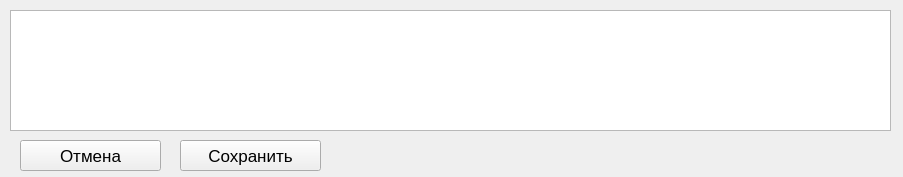
<?xml version="1.0" encoding="UTF-8"?>
<ui version="4.0">
 <class>Form</class>
 <widget class="QWidget" name="Form">
  <property name="geometry">
   <rect>
    <x>0</x>
    <y>0</y>
    <width>903</width>
    <height>177</height>
   </rect>
  </property>
  <property name="windowTitle">
   <string>Редактор</string>
  </property>
  <widget class="QTableWidget" name="tableWidget">
   <property name="geometry">
    <rect>
     <x>10</x>
     <y>10</y>
     <width>881</width>
     <height>121</height>
    </rect>
   </property>
   <property name="font">
    <font>
     <pointsize>11</pointsize>
    </font>
   </property>
   <property name="rowCount">
    <number>0</number>
   </property>
   <property name="columnCount">
    <number>0</number>
   </property>
  </widget>
  <widget class="QPushButton" name="cancellation_button">
   <property name="geometry">
    <rect>
     <x>20</x>
     <y>140</y>
     <width>141</width>
     <height>31</height>
    </rect>
   </property>
   <property name="font">
    <font>
     <pointsize>13</pointsize>
    </font>
   </property>
   <property name="text">
    <string>Отмена</string>
   </property>
  </widget>
  <widget class="QPushButton" name="save_button">
   <property name="geometry">
    <rect>
     <x>180</x>
     <y>140</y>
     <width>141</width>
     <height>31</height>
    </rect>
   </property>
   <property name="font">
    <font>
     <pointsize>13</pointsize>
    </font>
   </property>
   <property name="text">
    <string>Сохранить</string>
   </property>
  </widget>
  <widget class="QLabel" name="error_text">
   <property name="geometry">
    <rect>
     <x>350</x>
     <y>140</y>
     <width>531</width>
     <height>31</height>
    </rect>
   </property>
   <property name="font">
    <font>
     <pointsize>11</pointsize>
    </font>
   </property>
   <property name="text">
    <string/>
   </property>
  </widget>
 </widget>
 <resources/>
 <connections/>
</ui>
